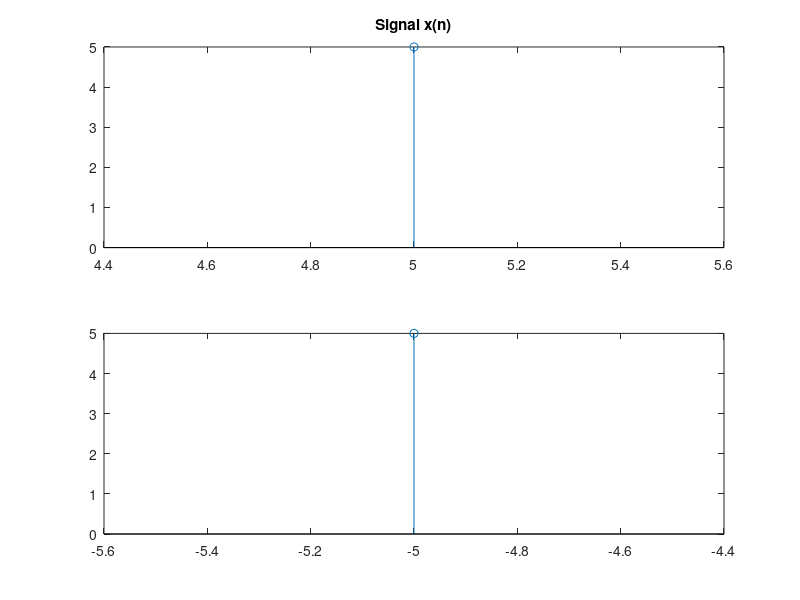

The MATLAB script that drew this image: (Note: this script raises an error after producing the figure.)
n=input('length in form x:y\n');
x=input('sequence in form [x y .. z]\n');
subplot(2,1,1)
stem(n,x);
%input signal
title('Signal x(n)');
c=fliplr(x);
y=fliplr(-n);
subplot(2,1,2);
stem(y,c);
axis([min(n-2) max(n+2) min(x) max(x)]);
title('Reversed Signal x(-n)') ;